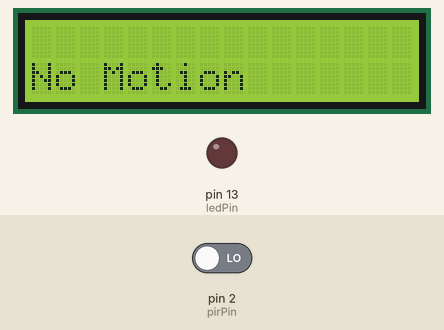
A program run on a simulated Arduino Uno, built with avr-gcc and run on an emulated ATmega328P. On the bench: 16×2 character LCD, output pins drawn as LEDs (lit = HIGH). The test bench sets the inputs (shaded band); at power-on: pin 2 (pirPin) LOW. What the program prints to the serial monitor is not drawn.

Above: at 1.2 s.
1.3 s: pin 2 (pirPin) driven HIGH
At 1.6 s:
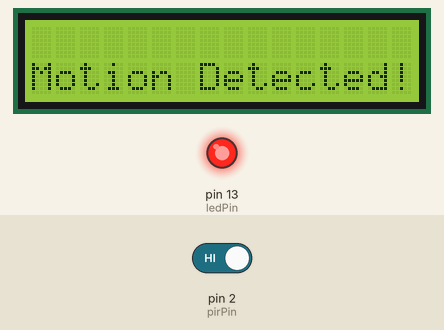
2.8 s: pin 2 (pirPin) driven LOW
At 3.8 s:
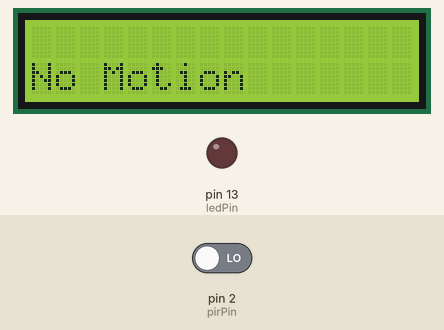
Timing chart, 0 to 5.8 s (numbered marks = the images above; inputs shaded):
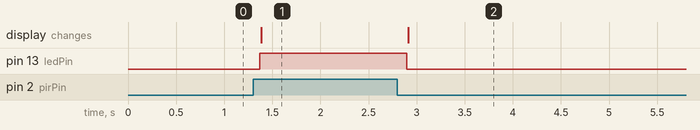

The program:

main.cpp
```cpp
#include <Arduino.h>
#include <LiquidCrystal_I2C.h>

const int ledPin= 13;
const int pirPin = 2;

LiquidCrystal_I2C lcd(0x27, 16, 2);

void setup() {
  lcd.init();
  lcd.backlight();
  pinMode(ledPin, OUTPUT);
  pinMode(pirPin, INPUT);
  Serial.begin(9600);
}


void loop() {
  int pirState = digitalRead(pirPin);
  if (pirState == HIGH) {
    digitalWrite(ledPin, HIGH);
    lcd.setCursor(0, 3);
    lcd.print("Motion Detected!   ");
    Serial.println("Motion Detected!");
    delay(200);
  } else {
    digitalWrite(ledPin, LOW);
    lcd.setCursor(0, 3);
    lcd.print("No Motion         ");
    Serial.println("No Motion");
    delay(200);
  }
}
```

Measured:
- after the input at 1.3 s, pin 13 (ledPin): LOW → HIGH after 0.07 s; the display: changes after 0.09 s (image 1)
- after the input at 2.8 s, pin 13 (ledPin): HIGH → LOW after 0.10 s; the display: changes after 0.11 s (image 2)
